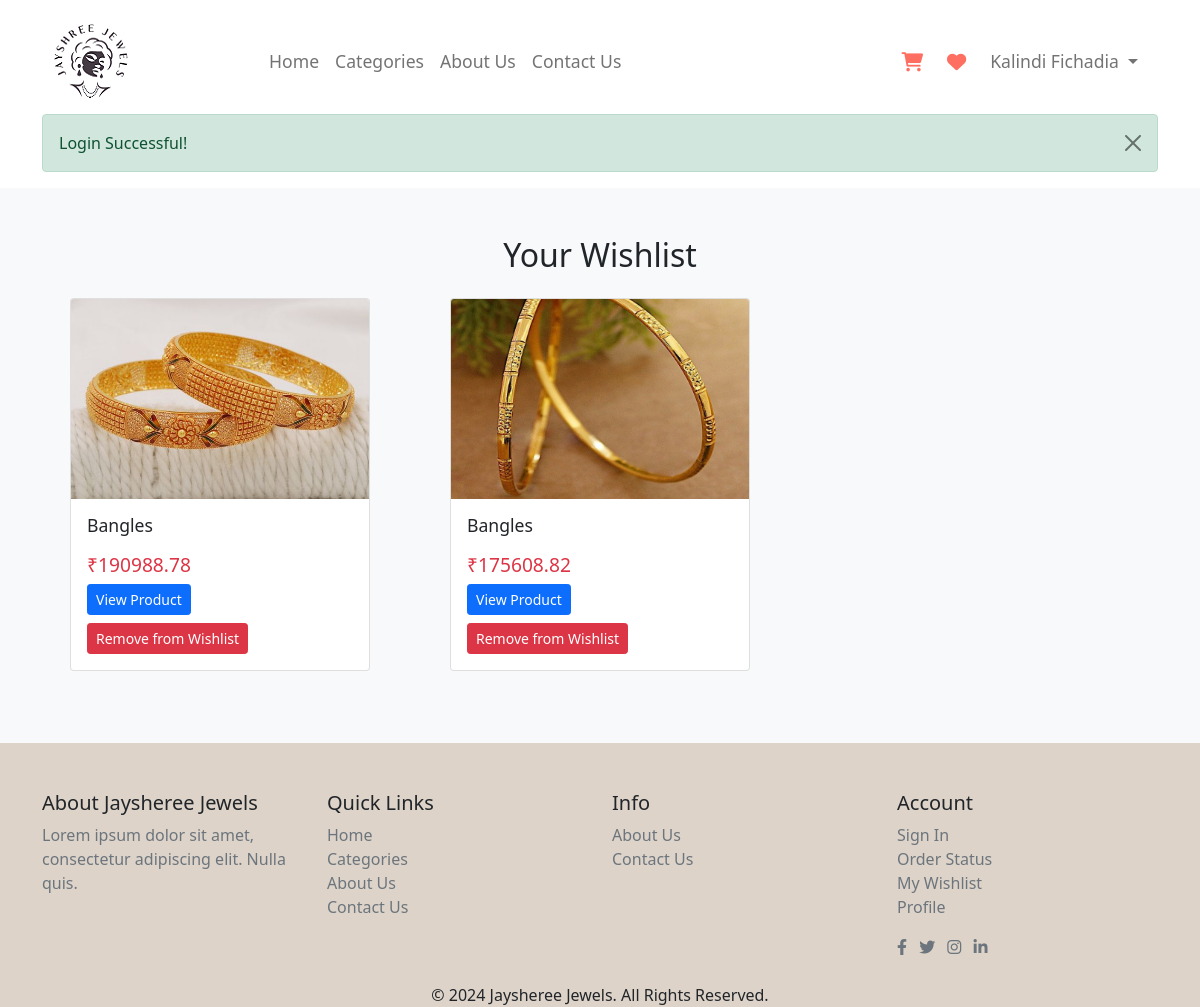
The page /user/wishlist.php (signed in) on the database as committed earlier.
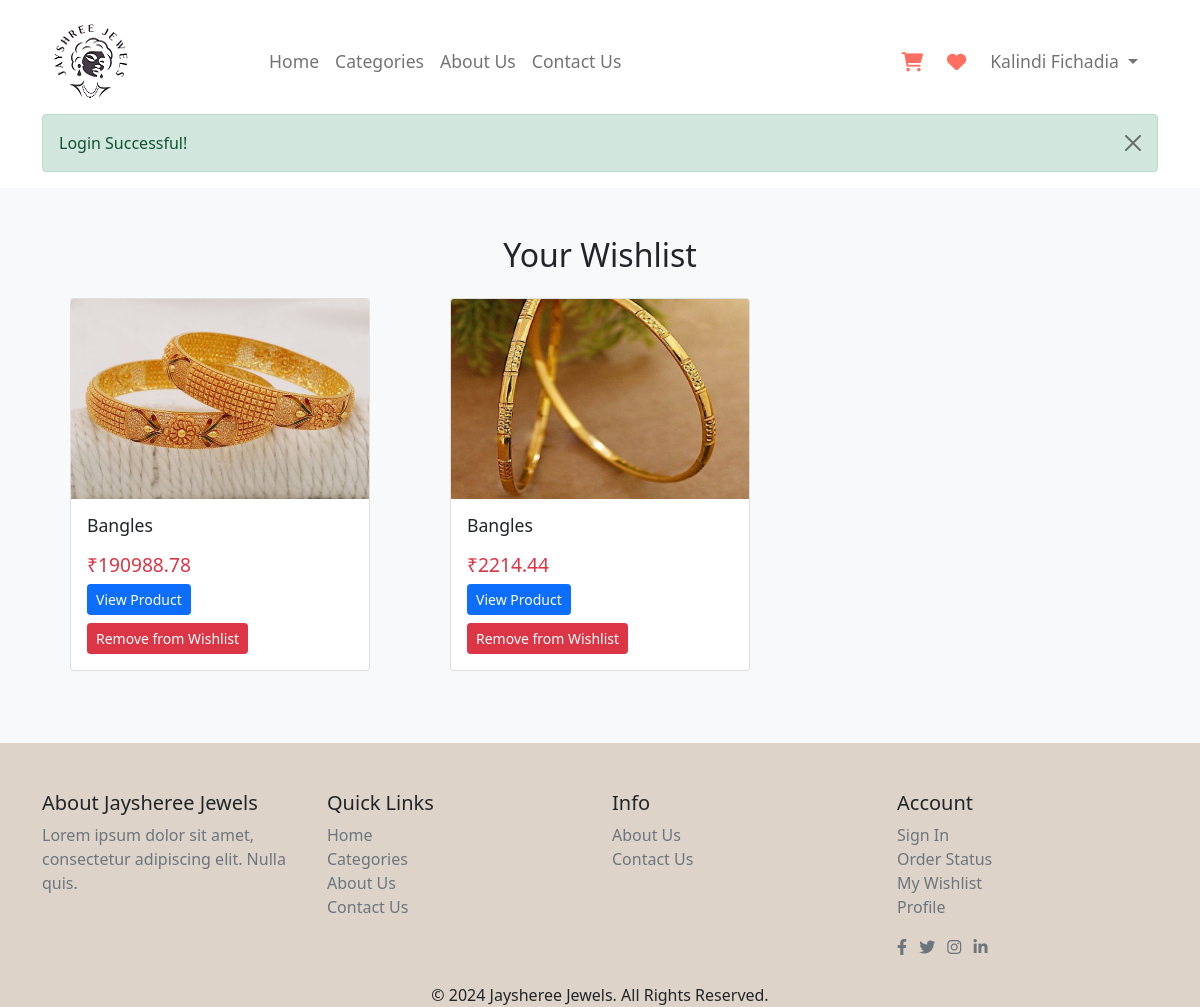
The same page on the database as committed later.
### tables this page shows
CREATE TABLE `product_tbl` (
  `p_id` int(10) NOT NULL,
  `p_code` varchar(10) NOT NULL,
  `p_name` varchar(100) NOT NULL,
  `p_sc_code` varchar(10) NOT NULL,
  `p_type` varchar(30) NOT NULL,
  `p_gross_weight` decimal(10,3) NOT NULL,
  `p_diamond_weight` decimal(5,3) NOT NULL,
  `p_diamond_pices` int(5) NOT NULL,
  `p_purity` varchar(50) NOT NULL,
  `p_gold_weight` decimal(5,2) NOT NULL,
  `p_gold_price` decimal(10,2) NOT NULL,
  `p_diamond_price` decimal(10,2) NOT NULL,
  `p_making_charge` decimal(10,2) NOT NULL,
  `p_overhead_charges` decimal(10,2) NOT NULL,
  `p_base_price` decimal(10,2) NOT NULL,
  `p_tax` decimal(10,2) NOT NULL,
  `p_total_price` decimal(10,2) NOT NULL,
  `p_diamond_color` varchar(30) NOT NULL,
  `p_stock` int(5) NOT NULL,
  `p_discount` int(5) NOT NULL,
  `p_discount_price` double(10,2) NOT NULL,
  `p_main_image` varchar(250) NOT NULL,
  `p_other_image` varchar(1000) NOT NULL,
  `p_status` varchar(10) NOT NULL
);

### user/wishlist.php (the view, shortened to what this page needs)
<?php
include_once 'header.php';
include_once '../conn.php';
    ?>
<section class="wishlisted-products py-5 bg-light">
    <div class="container">
        <h2 class="mb-4 text-center">Your Wishlist</h2>
        <div class="row">
            <?php
            if (isset($_SESSION['user_username'])) {
                $email = $_SESSION['user_username'];
                $q = "SELECT * FROM product_tbl P
                              INNER JOIN sub_category_tbl SC ON P.p_sc_code = SC.sc_code
                              WHERE p_code IN (SELECT w_p_code FROM wishlist_tbl WHERE w_username = '$email')";
                $result = mysqli_query($con, $q);
                while ($r = mysqli_fetch_assoc($result)) {
                    ?>
                    <div class="col-md-4">
                        <div class="product-item card mb-4">
                            <img src="<?php echo $r['p_main_image']; ?>" class="card-img-top img-fluid" alt="<?php echo $r['p_name']; ?>">
                            <div class="card-body">
                                <h5 class="card-title"><?php echo $r['p_name']; ?></h5>
                                <h4 class="text-danger">₹<?php echo $r['p_total_price']; ?></h4>
                                <form method="GET">
                                    <a href="single-product.php?p_code=<?php echo $r['p_code']; ?>"
                                        class="btn btn-primary btn-sm">View Product</a>
                                    <button type="submit" class="btn btn-danger btn-sm mt-2">Remove from Wishlist</button>
                                </form>
                            </div>
                        </div>
                    </div>
                <?php }
            } ?>
        </div>
    </div>
</section>
<?php
include_once 'footer.php';
?>

Rows that differ between the two databases and show on the page:
changed product_tbl (number 2 of 2 on the later page): p_total_price "175608.82" → "2214.44"
